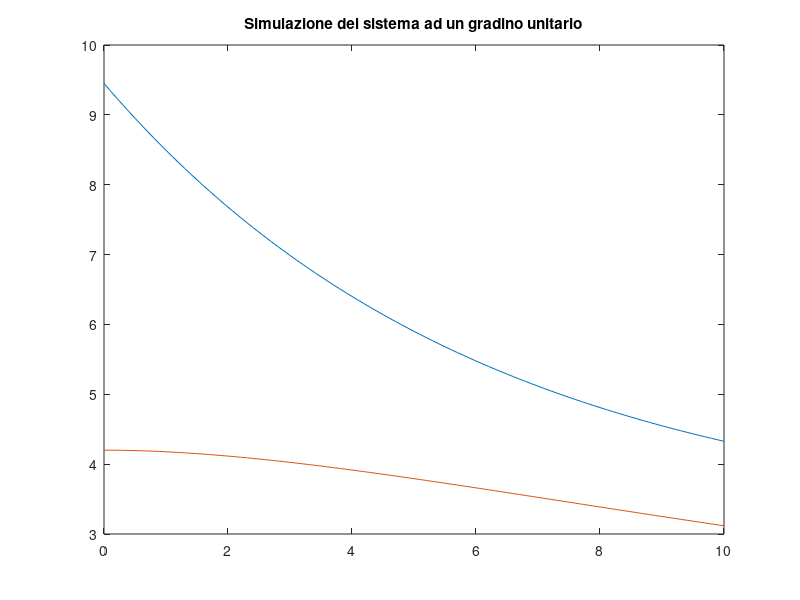
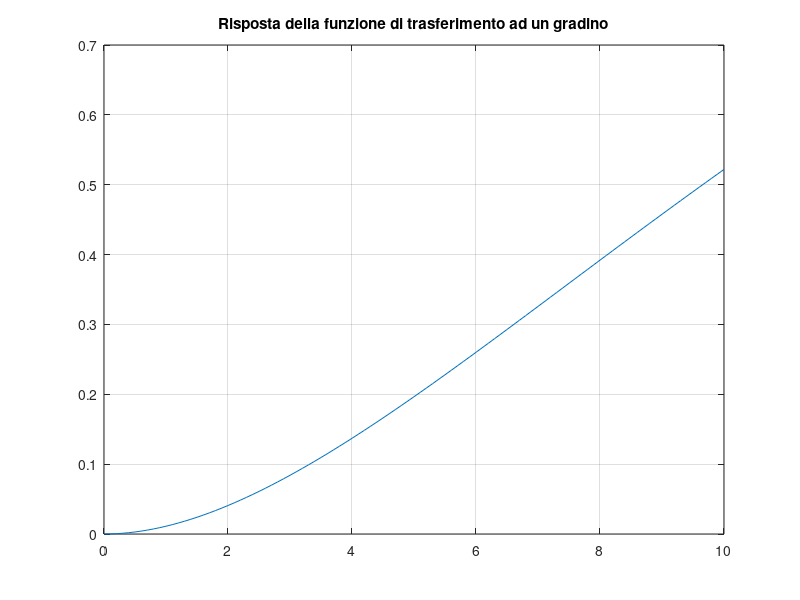
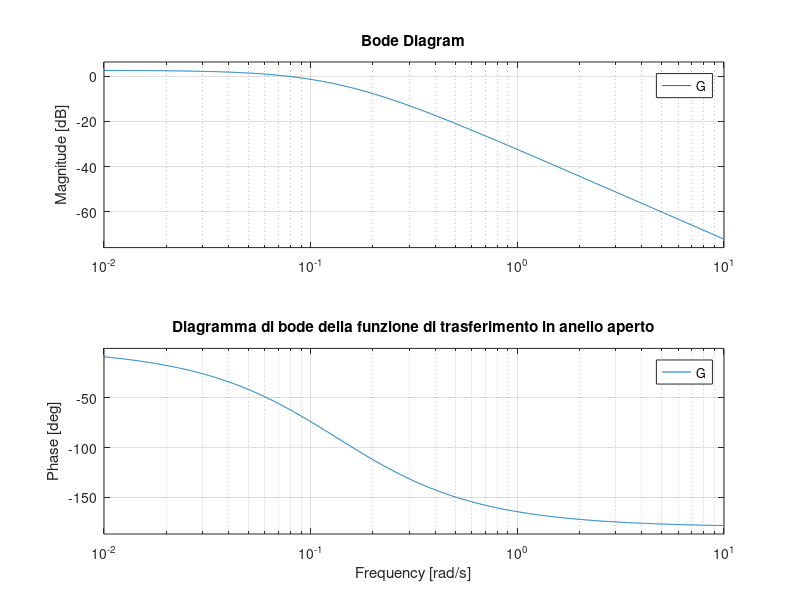
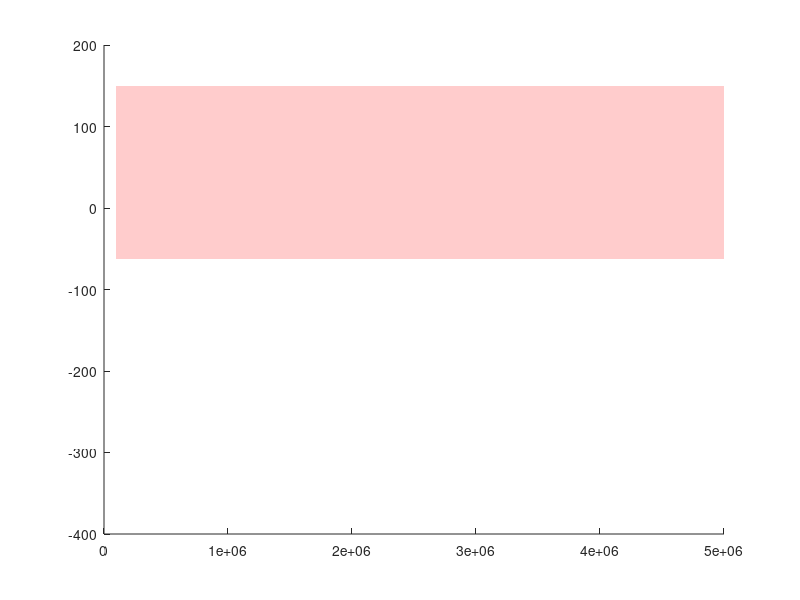

Write the MATLAB code that produced these figures, in order. (Note: this script raises an error after producing the figures.)
close all; clear; clc;
%Definizioni costanti e punti di equilibrio

k1=1;
k2=0.30;
k3=0.45;
k4=0.50;
xe=[9.45, 4.20];
ue=(k1/k4)*sqrt(xe(1));

%Matrici del sistema linearizzato

A=[-k1/(2*sqrt(xe(1))), 0; k2/(2*sqrt(xe(1))), -k3/(2*sqrt(xe(2)))];
B=[k4; 0];
C=[0, 1];
D=0;

%Definizione spazio degli stati

modello = ss(A,B,C,D);

%Simulazione del sistema ad un gradino unitario

tt = 0:0.1:10; 
uu = ones ( length ( tt ) , 1) ; 
[Y , TT , X ] = lsim ( modello , uu , tt , xe ) ;
plot ( TT , X ) ;
title('Simulazione del sistema ad un gradino unitario');

%Calcolo della funzione di trasferimento

G = tf(modello);

%Risposta della funzione di trasferimento in anello aperto ad un gradino

YY = step(G,tt);
figure;
plot(tt, YY);
title('Risposta della funzione di trasferimento ad un gradino');
hold on; grid on; zoom on;

%Diagramma di bode della funzione di trasferimento in anello aperto G

figure;
bode(G);
title('Diagramma di bode della funzione di trasferimento in anello aperto');
hold on; grid on; zoom on;

%Calcolo margine di ampiezza, fase , pulsazione critica e omega pi

[M_a, M_f, omega_pi, omega_c] = margin(G);
fprintf('La pulsazione critica di G è %.1f rad/s.\n',omega_c);
fprintf('Il margine di fase di G è %.1f gradi.\n',M_f);

%Definizioni dei limiti del grafico
omega_plot_min = 1e-5;
omega_plot_max = 1e7;

%Attenuazione disturbo in uscita
%Specifiche di attenuazione del disturbo in uscita e rumore di misura
omega_d_min = 1e-5; %approssimazione verso 0
omega_d_max = 4.0;
A_d = 40;

omega_n_min = 1e5;
omega_n_max = 5e6;
A_n = 63;

%Creazione patch
figure;
hold on;

%Patch per il disturbo in uscita
patch_x_d = [omega_d_min; omega_d_max; omega_d_max; omega_d_min];
patch_y_d = [A_d; A_d; -350; -350];
patch(patch_x_d, patch_y_d,'r','FaceAlpha',0.2,'EdgeAlpha',0);

%Patch per rumore di misurazione
patch_x_n = [omega_n_min; omega_n_max; omega_n_max; omega_n_min];
patch_y_n = [-A_n; -A_n; 150; 150];
patch(patch_x_n, patch_y_n,'r','FaceAlpha',0.2,'EdgeAlpha',0);

%Specifiche dinamiche

S_star = 30;
T_a_5_star = 0.050;
xi_star  = abs(log(S_star/100))/(sqrt(pi^2 + log(S_star/100)^2));
M_f_min = 100*xi_star;

omega_c_min = 300/(M_f_min*T_a_5_star);

%Specifica tempo di assestamento

patch_Ta_x = [omega_plot_min; omega_c_min; omega_c_min; omega_plot_min];
patch_Ta_y = [0; 0; -350; -350];
patch(patch_Ta_x, patch_Ta_y,'b','FaceAlpha',0.2,'EdgeAlpha',0);



omega_c_max = omega_n_min;

% ====================
 % SINTESI CONTROLLORE PROVA
% ====================
% (luci) NOTA metto qui per il momento

%Parte da controllare guadagno statico mu
W_star = 3.5;
D_star = 2.5;
e_star = 0.01;

% per Teorema Valore Finale
%a
mu_min = (W_star+D_star)/e_star - 1;
mu_min_dist = 0; %mu_min_dist = 10^(A_d/20);


% Criterio Fisica Realizzabilita da guardare
kG = -40;
patch_fis_x = [omega_n_min;omega_plot_max;omega_plot_max;omega_n_min];
y_ = 20*log10(abs(evalfr(G,omega_n_min)));
y__ = 20*log10(abs(evalfr(G,omega_plot_max)));

patch_fis_y = [0;0;y__-y_;0];
patch(patch_fis_x,patch_fis_y,'r','FaceAlpha',0.2,'EdgeAlpha',0);

G_0 = abs(evalfr(G, 0));

% Trovati mu minimi desiderati per la L(s), troviamo mu di R come L(0)/G(0)
% (luci)
% wc non appartiene al range, altra mu
omega_c_star = omega_c_min;%+ (omega_c_max - omega_c_min)/4;
mu_omega_c_star = 1/abs(evalfr(G,omega_c_star));
mu_R = max(mu_min/G_0, mu_omega_c_star/G_0);

s=tf('s');
R_s = mu_R;
G_esteso = R_s*G;


% ====== Sintesi Regolatore Dinamico ======
% Caso B

phi_star = pi/4;
cos_phi_star = cos(phi_star);
sin_phi_star = sin(phi_star);
M_star = 1/(cos(phi_star))+0.1;

% controllo parametri scelti
if (M_star < 0) ...
    || (0 > phi_star || pi/2 < phi_star) ...
    || (cos_phi_star < 1/M_star)
    fprintf('[ERRORE]: parametri della rete anticipatrice.\n');
end

T_zero_Rd = (M_star - cos_phi_star)/(omega_c_star*sin_phi_star);
T_polo_Rd = (cos(phi_star) - 1/M_star)/(omega_c_star*sin_phi_star);
fprintf('T: %.6f\n', T_zero_Rd);
fprintf('aT: %.6f\n', T_polo_Rd);

R_d = 1*(1+T_zero_Rd*s)/(1+T_polo_Rd*s);


L=R_d*G_esteso;
fprintf('mu di L(s)%.1f.\n',abs(evalfr(L, 0)));
[M_a, M_f, omega_pi, omega_c] = margin(L);
fprintf('La pulsazione critica di L è %.1f rad/s.\n',omega_c);
fprintf('Il margine di fase di L è %.1f gradi.\n',M_f);

%Diagramma di Bode della L(s) temporanea
margin(L,{omega_plot_min,omega_plot_max});

%Specifica sovraelongazione(Margine di fase)
patch_Mf_x = [omega_c_min; omega_c_max; omega_c_max; omega_c_min];
patch_Mf_y = [M_f_min - 180; M_f_min - 180; -270; -270];
patch(patch_Mf_x, patch_Mf_y,'g','FaceAlpha',0.2,'EdgeAlpha',0);

grid on; zoom on;

% Spefiche di robustezza
M_f_robusto = 30;
if M_f < M_f_robusto
    fprintf('[ERRORE]: Il margine di fase non rispetta le caratteristiche\n')
end